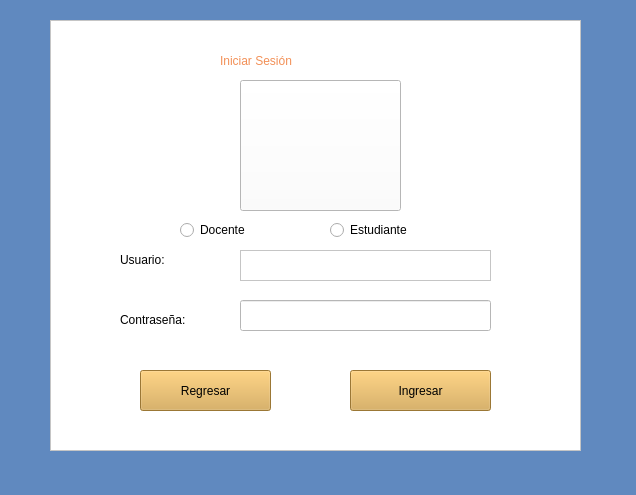
<?xml version="1.0" encoding="UTF-8"?>
<ui version="4.0">
 <class>InicioS</class>
 <widget class="QWidget" name="InicioS">
  <property name="geometry">
   <rect>
    <x>0</x>
    <y>0</y>
    <width>636</width>
    <height>495</height>
   </rect>
  </property>
  <property name="windowTitle">
   <string>Form</string>
  </property>
  <property name="styleSheet">
   <string notr="true">background-color: rgb(96, 137, 191);</string>
  </property>
  <widget class="QLabel" name="label_4">
   <property name="geometry">
    <rect>
     <x>30</x>
     <y>30</y>
     <width>49</width>
     <height>16</height>
    </rect>
   </property>
   <property name="text">
    <string/>
   </property>
  </widget>
  <widget class="QFrame" name="frame_4">
   <property name="geometry">
    <rect>
     <x>50</x>
     <y>20</y>
     <width>531</width>
     <height>431</height>
    </rect>
   </property>
   <property name="styleSheet">
    <string notr="true">background-color: rgb(255, 255, 255);</string>
   </property>
   <property name="frameShape">
    <enum>QFrame::StyledPanel</enum>
   </property>
   <property name="frameShadow">
    <enum>QFrame::Sunken</enum>
   </property>
   <widget class="QTextEdit" name="usuario_IS">
    <property name="geometry">
     <rect>
      <x>190</x>
      <y>230</y>
      <width>251</width>
      <height>31</height>
     </rect>
    </property>
   </widget>
   <widget class="QPushButton" name="botonIngresar_IS">
    <property name="geometry">
     <rect>
      <x>300</x>
      <y>350</y>
      <width>141</width>
      <height>41</height>
     </rect>
    </property>
    <property name="styleSheet">
     <string notr="true">font: 700 12pt &quot;Segoe UI&quot;;
background-color: rgb(217, 167, 74);</string>
    </property>
    <property name="text">
     <string>Ingresar</string>
    </property>
   </widget>
   <widget class="QPushButton" name="botonRegresar_IS">
    <property name="geometry">
     <rect>
      <x>90</x>
      <y>350</y>
      <width>131</width>
      <height>41</height>
     </rect>
    </property>
    <property name="styleSheet">
     <string notr="true">font: 700 12pt &quot;Segoe UI&quot;;
background-color: rgb(217, 167, 74);</string>
    </property>
    <property name="text">
     <string>Regresar</string>
    </property>
   </widget>
   <widget class="QLabel" name="label_2">
    <property name="geometry">
     <rect>
      <x>70</x>
      <y>230</y>
      <width>81</width>
      <height>20</height>
     </rect>
    </property>
    <property name="styleSheet">
     <string notr="true">font: 700 12pt &quot;Segoe UI&quot;;</string>
    </property>
    <property name="text">
     <string>Usuario:</string>
    </property>
   </widget>
   <widget class="QLabel" name="label_3">
    <property name="geometry">
     <rect>
      <x>70</x>
      <y>290</y>
      <width>101</width>
      <height>20</height>
     </rect>
    </property>
    <property name="styleSheet">
     <string notr="true">font: 700 12pt &quot;Segoe UI&quot;;</string>
    </property>
    <property name="text">
     <string>Contraseña:</string>
    </property>
   </widget>
   <widget class="QLabel" name="label">
    <property name="geometry">
     <rect>
      <x>170</x>
      <y>10</y>
      <width>261</width>
      <height>61</height>
     </rect>
    </property>
    <property name="styleSheet">
     <string notr="true">font: 700 16pt &quot;Segoe UI&quot;;
font: 700 26pt &quot;Segoe UI&quot;;
color: rgb(242, 144, 87);</string>
    </property>
    <property name="text">
     <string>Iniciar Sesión</string>
    </property>
   </widget>
   <widget class="QPushButton" name="pushButton">
    <property name="geometry">
     <rect>
      <x>190</x>
      <y>60</y>
      <width>161</width>
      <height>131</height>
     </rect>
    </property>
    <property name="text">
     <string/>
    </property>
    <property name="icon">
     <iconset>
      <normaloff>img/logo2.png</normaloff>img/logo2.png</iconset>
    </property>
    <property name="iconSize">
     <size>
      <width>400</width>
      <height>400</height>
     </size>
    </property>
   </widget>
   <widget class="QRadioButton" name="rbuttonDocente">
    <property name="geometry">
     <rect>
      <x>130</x>
      <y>200</y>
      <width>89</width>
      <height>20</height>
     </rect>
    </property>
    <property name="text">
     <string>Docente</string>
    </property>
   </widget>
   <widget class="QRadioButton" name="rbuttonEstudiante">
    <property name="geometry">
     <rect>
      <x>280</x>
      <y>200</y>
      <width>89</width>
      <height>20</height>
     </rect>
    </property>
    <property name="text">
     <string>Estudiante</string>
    </property>
   </widget>
   <widget class="QLineEdit" name="clave_IS">
    <property name="geometry">
     <rect>
      <x>190</x>
      <y>280</y>
      <width>251</width>
      <height>31</height>
     </rect>
    </property>
    <property name="echoMode">
     <enum>QLineEdit::Password</enum>
    </property>
   </widget>
  </widget>
 </widget>
 <resources>
  <include location="img/imagen.qrc"/>
 </resources>
 <connections/>
</ui>
